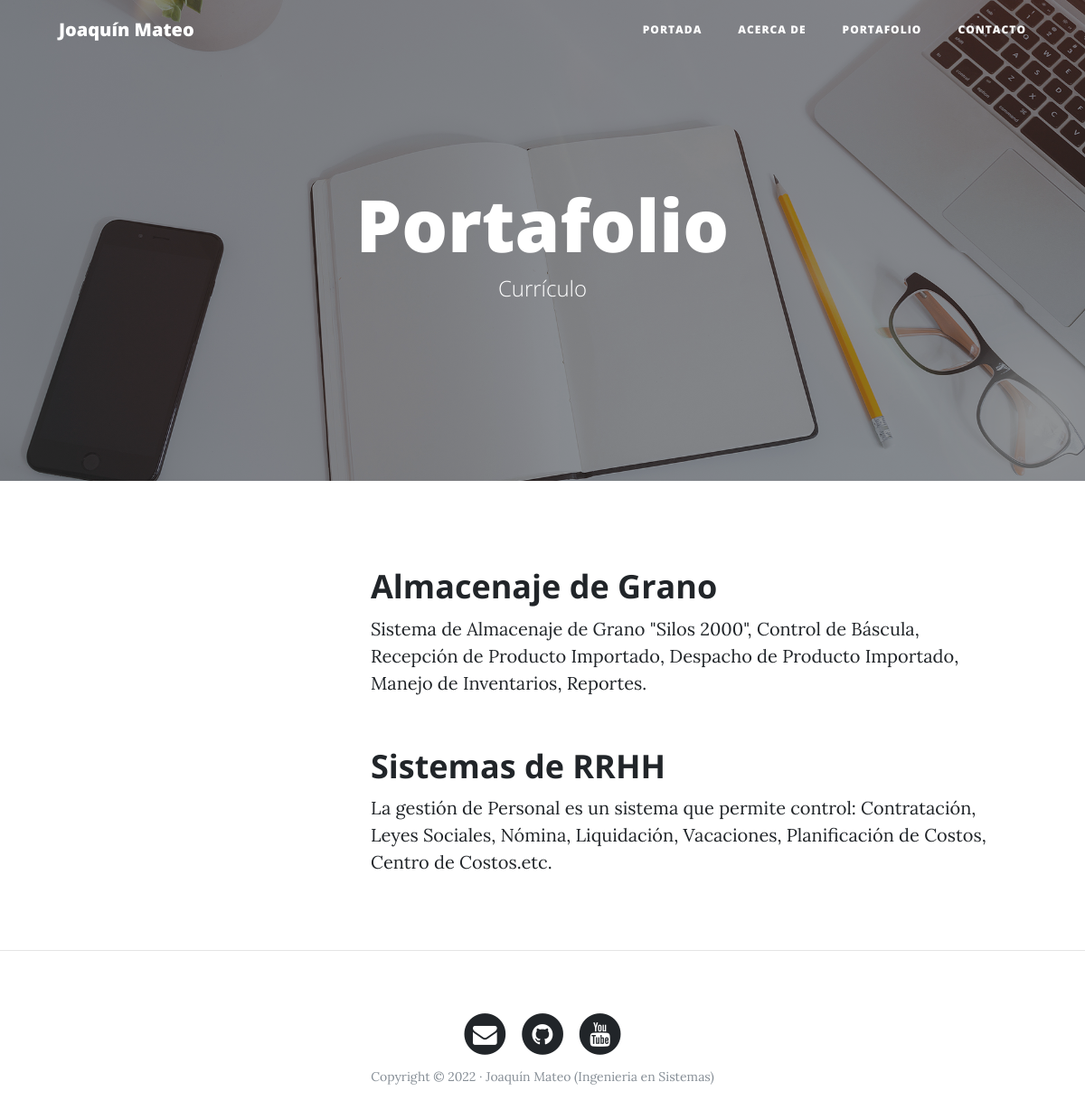
Before: /portafolio/ with the older database file.
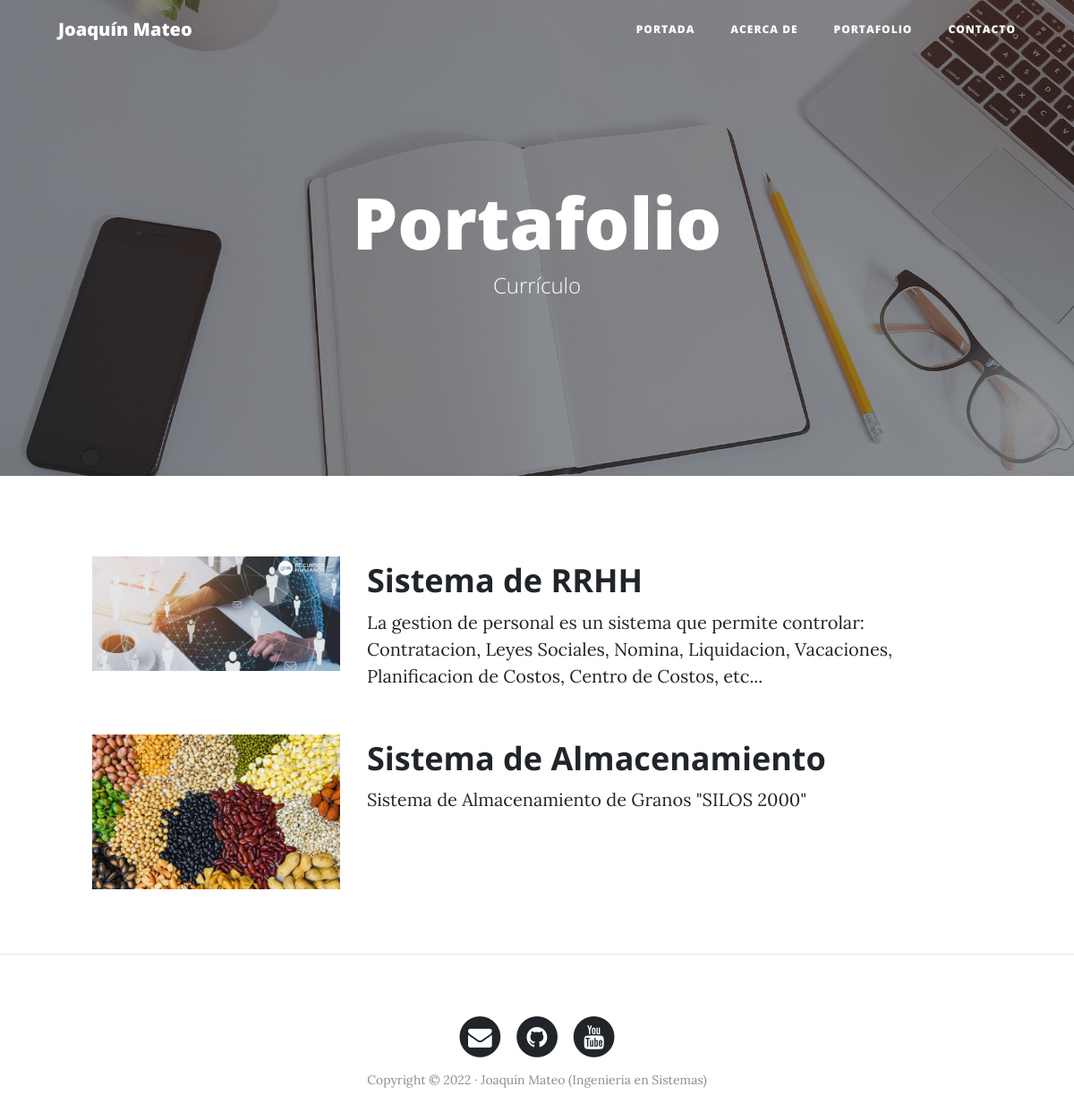
After: the same page with the newer database file.
### portfolio/models.py (models this page shows, shortened)
class Project(models.Model):
    title = models.CharField(max_length=200, verbose_name = "Titulo")
    description = models.TextField( verbose_name = "Descripcion")
    image = models.ImageField(verbose_name = "Imagen", upload_to = "projects")
    create = models.DateTimeField(auto_now_add=True, verbose_name = "Fecha de Creacion")
    updated = models.DateTimeField(auto_now=True, verbose_name = "Fecha de Edicion")
    class Meta:
      verbose_name = 'proyecto'
      verbose_name_plural = 'proyectos'
      ordering = ["-create"]

### portfolio/views.py (the view)
# urls.py: path('portafolio/', portfolio_views.portafolio, name="portafolio"),
def portafolio(request):
    projects = Project.objects.all()
    return render(request, "portfolio/portafolio.html", {'projects' : projects })

### portfolio/templates/portfolio/portafolio.html (shortened to what this page needs)
{% extends 'Corexd/base.html'%}
{% block background %}{% load static %}{% static 'Corexd/img/portfolio-bg.jpg' %}{% endblock %}
{% block headers %}
<h1>Portafolio</h1>
<span class="subheading">Currículo</span>
{% endblock %}
{% block content %}
    {% for project in projects %}
        <div class="row project">
        <div class="col-lg-3 col-md-4 offset-lg-1">
                <img class="img-fluid" src="{{ project.image.url }}" alt="">
        </div>
        <div class="col-lg-7 col-md-8">
            <h2 class="section-heading title">{{ project.title }}</h2>
            <p>{{ project.description }}</p>
        </div>
        </div>
    {% endfor %}
{% endblock %}

### Corexd/Templates/Corexd/base.html (shortened to what this page needs)
<!DOCTYPE html>
<html lang="es">
  <head>
    {% load static %}
    <link href="{% static 'Corexd/vendor/bootstrap/css/bootstrap.min.css' %} " rel="stylesheet">
    <link href="{% static 'Corexd/vendor/font-awesome/css/font-awesome.min.css' %} " rel="stylesheet" type="text/css">
    <link href="{% static 'Corexd/css/clean-blog.min.css' %} " rel="stylesheet">
  </head>
  <body>
    <nav class="navbar navbar-expand-lg navbar-light fixed-top" id="mainNav">
      <div class="container">
        <a class="navbar-brand" href="{% url 'home' %}"> Joaquín Mateo </a>
        <div class="collapse navbar-collapse" id="navbarResponsive">
          <ul class="navbar-nav ml-auto">
            <li class="nav-item">
              <a class="nav-link" href="{% url 'home' %}">Portada</a>
            </li>
            <li class="nav-item">
              <a class="nav-link" href="{% url 'about' %}">Acerca de</a>
            </li>
            <li class="nav-item">
              <a class="nav-link" href="{% url 'portafolio' %}">Portafolio</a>
            </li>
            <li class="nav-item">
              <a class="nav-link" href="{% url 'Contact' %}">Contacto</a>
            </li>
          </ul>
        </div>
      </div>
    </nav>
    <header class="masthead" style="background-image: url(' {% block background %}{% endblock %} ')">
      <div class="overlay"></div>
      <div class="container">
        <div class="row">
          <div class="col-lg-8 col-md-10 mx-auto">
            <div class="site-heading">
            {% block headers %} {% endblock %}
            </div>
          </div>
        </div>
      </div>
    </header>
    {% block content %} {% endblock %}
{% if request.path != "/" %} <hr> {% endif %}
    <footer>
      <div class="container">
        <div class="row">
          <div class="col-lg-8 col-md-10 mx-auto">
            <ul class="list-inline text-center">
              <li class="list-inline-item">
                <a href="#">
                  <span class="fa-stack fa-lg">
                    <i class="fa fa-circle fa-stack-2x"></i>
                    <i class="fa fa-envelope fa-stack-1x fa-inverse"></i>
                  </span>
                </a>
              </li>
              <li class="list-inline-item">
                <a href="#">
                  <span class="fa-stack fa-lg">
                    <i class="fa fa-circle fa-stack-2x"></i>
                    <i class="fa fa-github fa-stack-1x fa-inverse"></i>
                  </span>
                </a>
              </li>
              <li class="list-inline-item">
                <a href="#">
                  <span class="fa-stack fa-lg">
                    <i class="fa fa-circle fa-stack-2x"></i>
                    <i class="fa fa-youtube fa-stack-1x fa-inverse"></i>
                  </span>
                </a>
              </li>
            </ul>
            <p class="copyright text-muted">Copyright &copy; 2022 · Joaquín Mateo (Ingenieria en Sistemas) </p>
          </div>
        </div>
      </div>
    </footer>
  </body>
</html>

Changed rows visible on the page:
removed Project: title "Almacenaje de Grano", description "Sistema de Almacenaje de Grano \"Silos 2000\", Control de Báscula, Recepción de Producto Importado, Despacho de Producto Importado, Manejo de Inventarios, Reportes."
removed Project: title "Sistemas de RRHH", description "La gestión de Personal es un sistema que permite control: Contratación, Leyes Sociales, Nómina, Liquidación, Vacaciones, Planificación de Costos, Centro de Costos.etc."
added Project: image (picture), title "Sistema de RRHH", description "La gestion de personal es un sistema que permite controlar: Contratacion, Leyes Sociales, Nomina, Liquidacion, Vacaciones, Planificacion de Costos, Centro de Costos, etc..."
added Project: image (picture), title "Sistema de Almacenamiento", description "Sistema de Almacenamiento de Granos \"SILOS 2000\""
